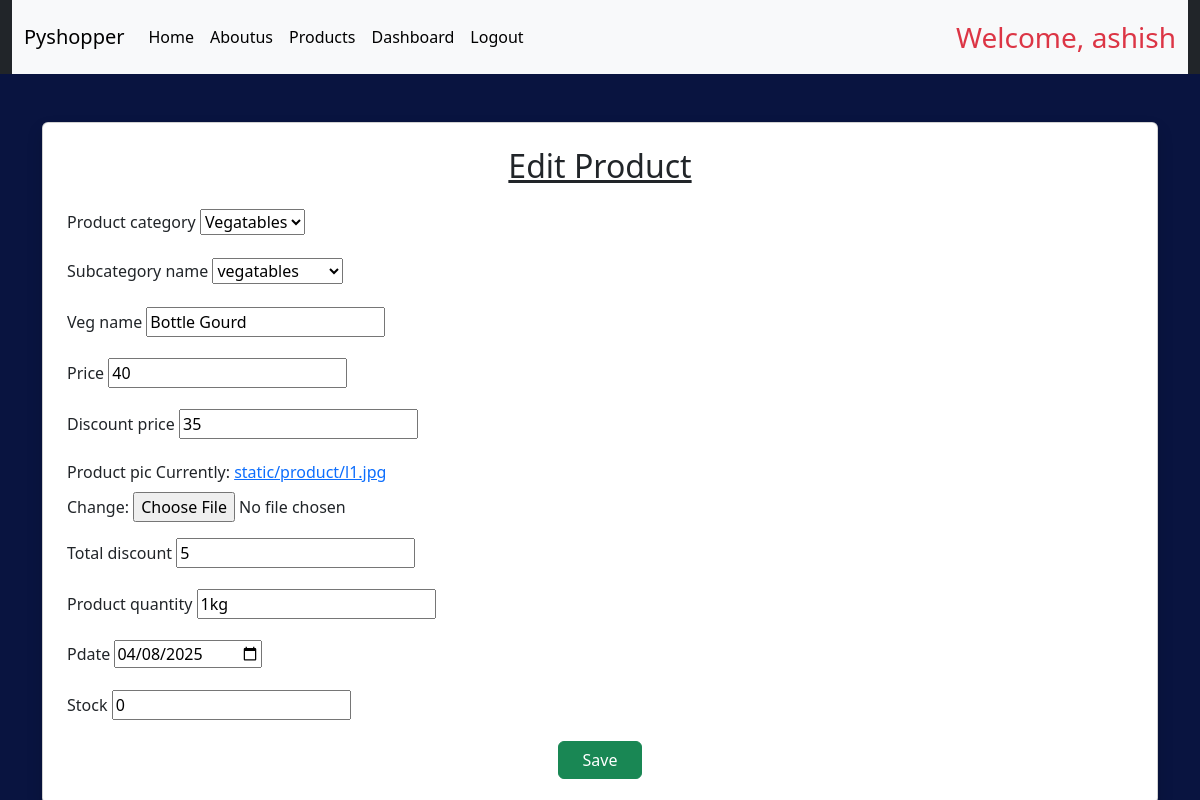
The app's page /seller/edit/9/ (signed in), older data.
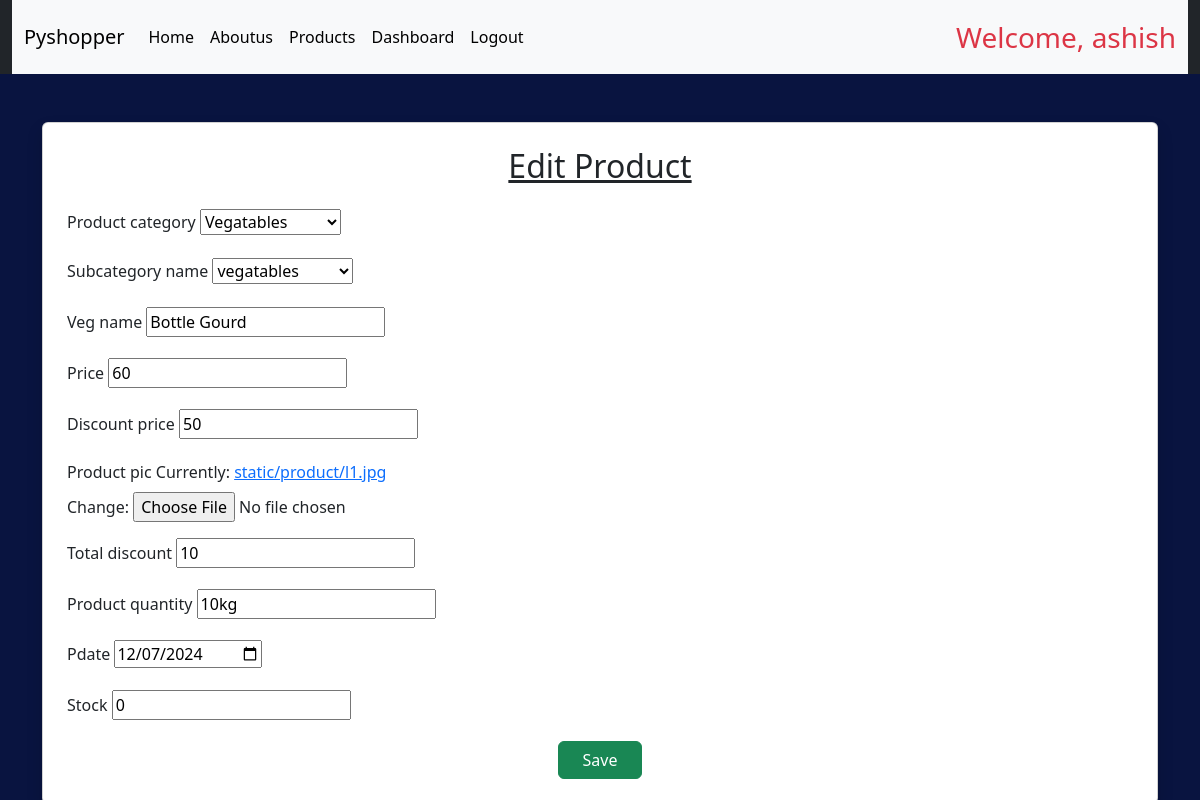
The same page, newer data.
### facebook/models.py (models this page shows)
class Subcategory(models.Model):
    category_name=models.ForeignKey(Category,on_delete=models.CASCADE)
    subcategory_name=models.CharField(max_length=100,null=True)
    def __str__(self):
        return self.subcategory_name

class Myproduct(models.Model):
    seller = models.ForeignKey(CustomUser, on_delete=models.CASCADE, null=True, blank=True)
    product_category=models.ForeignKey(Category,on_delete=models.CASCADE)
    subcategory_name=models.ForeignKey(Subcategory,on_delete=models.CASCADE)
    veg_name=models.CharField(max_length=200,null=True)
    price=models.IntegerField()
    discount_price=models.IntegerField()
    product_pic=models.ImageField(upload_to='static/product/',null=True)
    total_discount=models.IntegerField()
    product_quantity=models.CharField(max_length=200)
    pdate=models.DateField()
    stock=models.PositiveIntegerField(default=0)

### facebook/views.py (the view)
    def wrapper(request, *args, **kwargs):
        if request.user.is_authenticated and request.user.user_type == 'seller':
            return view_func(request, *args, **kwargs)
        return redirect('login')

### facebook/forms.py
class MyProductForm(forms.ModelForm):
    class Meta:
        model = Myproduct
        fields=['product_category','subcategory_name','veg_name','price','discount_price','product_pic','total_discount','product_quantity','pdate','stock']
        exclude = ['seller']
    pdate = forms.DateField(
        widget=forms.DateInput(attrs={'type': 'date'})
    )

### facebook/models.py (called while the page is built)
    def __str__(self):
        return  self.cname

### facebook/views.py (called while the page is built)
def seller_required(view_func):
    def wrapper(request, *args, **kwargs):
        if request.user.is_authenticated and request.user.user_type == 'seller':
            return view_func(request, *args, **kwargs)
        return redirect('login')
    return wrapper

@login_required
@seller_required
def edit_product(request, pk):
    product = get_object_or_404(Myproduct, pk=pk, seller=request.user)
    form = MyProductForm(request.POST or None, request.FILES or None, instance=product)
    if form.is_valid():
        form.save()
        return redirect('seller_dashboard')
    return render(request, 'product_form.html', {'form': form,'is_edit': True})

### facebook/templates/product_form.html (shortened to what this page needs)
{% extends 'base.html' %}
{% block content %}
<div class="container mt-5">
    <div class="card shadow p-4">
        <h2 class="mb-4 text-center text-dark">
            <u>{% if is_edit %}Edit Product{% else %}Add New Product{% endif %}</u>
        </h2>
        <form method="post" enctype="multipart/form-data">
            {% for field in form %}
                <div class="mb-3">
                    <label for="{{ field.id_for_label }}" class="form-label">{{ field.label }}</label>
                    {{ field }}
                </div>
            {% endfor %}
            <div class="text-center">
                <button type="submit" class="btn btn-success px-4">
                    {% if is_edit %}Save{% else %}Submit{% endif %}
                </button>
            </div>
        </form>
    </div>
</div>
{% endblock %}

Row changes from the older to the newer data that the page shows:
changed Myproduct "Vegatables": price "40" → "60"; discount_price "35" → "50"; total_discount "5" → "10"; product_quantity "1kg" → "10kg"; pdate "04/08/2025" → "12/07/2024"
